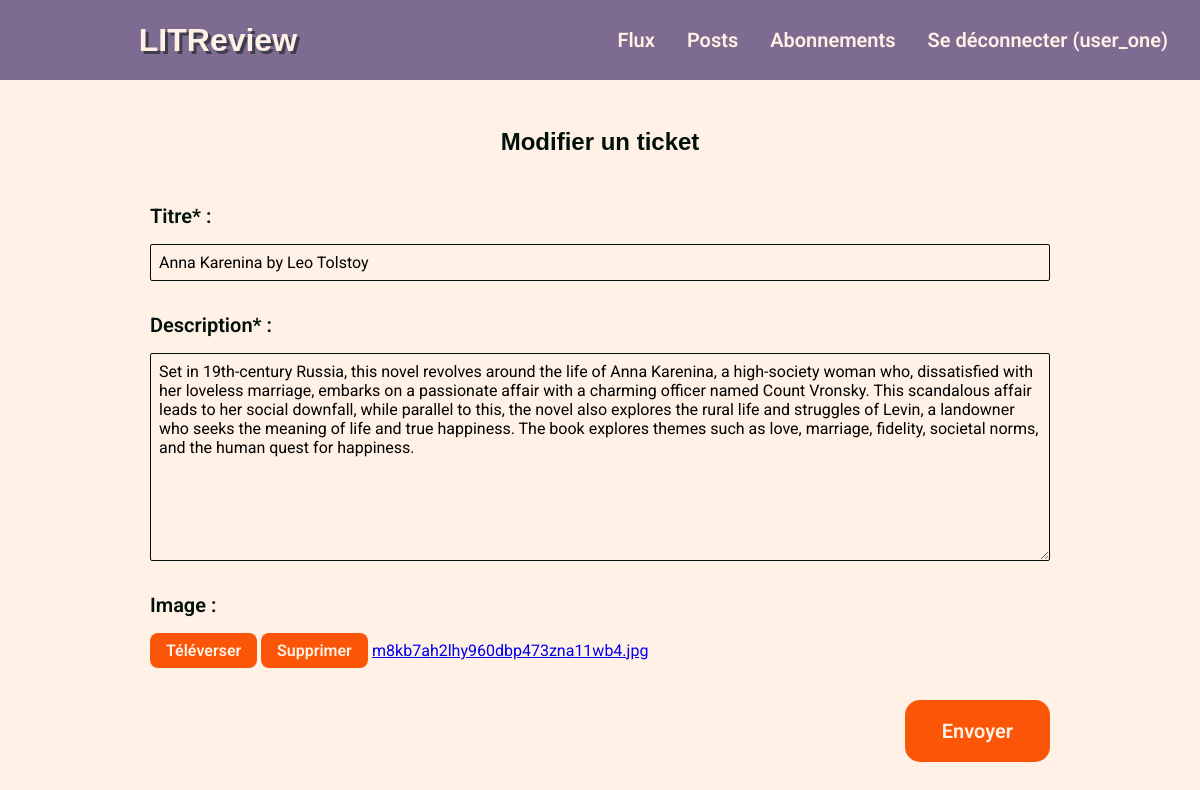
The page /ticket/update/4/ (signed in) on the database its author committed.
### myauth/models.py (models this page shows)
class User(AbstractUser):
    pass

### litrevu/models.py (models this page shows, shortened)
class Ticket(models.Model):
    title = models.CharField(
        max_length=128
    )
    description = models.TextField(
        max_length=2048,
        blank=True
    )
    user = models.ForeignKey(
        settings.AUTH_USER_MODEL,
        on_delete=models.CASCADE
    )
    image = models.ImageField(
        null=True,
        blank=True
    )
    time_created = models.DateTimeField(
        auto_now_add=True
    )

### litrevu/views.py (the view, shortened to what this page needs)
class TicketUpdateView(LoginRequiredMixin, View):
    template_name = 'litrevu/ticket_update.html'
    form_class = forms.TicketForm
    def get(self, request, ticket_id):
        ticket = models.Ticket.objects.get(id=ticket_id)
        form = self.form_class(instance=ticket)
        return render(request, self.template_name,
                      context={'form': form, 'ticket': ticket})

### litrevu/forms.py
class TicketForm(forms.ModelForm):
    class Meta:
        model = models.Ticket
        fields = ['title', 'description', 'image']
        widgets = {'image': widgets.CustomFileInput(
            attrs={'class': 'formTicket__hidden'}
        )}
        labels = {
            'title': 'Titre* ',
            'description': 'Description* ',
            'image': 'Image '
        }
    def __init__(self, *args, **kwargs):
        super().__init__(*args, **kwargs)
        self.fields['title'].widget.attrs.update(
            {'class': 'formTicket__title'}
        )
        self.fields['description'].widget.attrs.update(
            {'class': 'formTicket__description'}
        )

### templates/litrevu/ticket_update.html (shortened to what this page needs)
{%  extends 'base.html' %}
{% load static %}
{% block content %}
    <div class="formTicket">
        <h2 class="formTicket__type">Modifier un ticket</h2>
        <form action ="" method="post" enctype="multipart/form-data" class="formTicket__form">
            {{ form.as_p }}
            <div class="formTicket__action">
                <button type="submit" role="button" class="formTicket__button">Envoyer</button>
            </div>
        </form>
    </div>
{% endblock content %}

### templates/base.html (shortened to what this page needs)
{% load static %}
<!DOCTYPE html>
<html lang="en">
    <head>
        <link rel="stylesheet" href="{% static 'css/style.css' %}">
    </head>
    <body>
        <nav class="navbar">
            <h1 onclick="location.href='{% url 'home' %}'" class="navbar__title">LITReview</h1>
            {% if user.is_authenticated %}
                <ul class="navbar__list">
                    <li class="navbar__li"><a href="{% url 'home' %}" class="navbar__link {% if request.path == '/home/' %}navbar__active{% endif %}">Flux</a></li>
                    <li class="navbar__li"><a href="{% url 'posts' %}" class="navbar__link {% if request.path == '/posts/' %}navbar__active{% endif %} ">Posts</a></li>
                    <li class="navbar__li"><a href="{% url 'follow' %}" class="navbar__link {% if '/subscription/' in request.path %}navbar__active{% endif %} ">Abonnements</a></li>
                    <li class="navbar__li"><a href="{% url 'logout' %}" class="navbar__link">Se déconnecter ({{ request.user.username }})</a></li>
                </ul>
            {% endif %}
        </nav>
        {% block content %}{% endblock content %}
    </body>
</html>

### litrevu/templates/widgets/custom_file_input.html (shortened to what this page needs)
<span>
    <button type="button" class="formTicket__customBlock__upload">
        Téléverser
    </button>
    {% if widget.value %}
        <button type="button" class="formTicket__customBlock__delete">
            Supprimer
        </button>
        <span class="formTicket__customBlock__fileName">
            <a href="{{ widget.value.url }}">
                {{ widget.value.name }}
            </a>
        </span>
    {% else %}
        <span class="formTicket__customBlock__fileName">
            Ajouter une image
        </span>
    {% endif %}
</span>

### mystatic/css/style.css (style rules this page uses)
html { overflow-y: scroll; }
* { margin: 0; padding: 0; box-sizing: border-box; }
body, a, button { font-family: "Roboto", sans-serif; }
body { display: flex; flex-direction: column; width: 100%; align-items: center; justify-content: center; background-color: #FFF1E5; color: #00100B; }
h1, h2, h3, h4, h5, h6 { font-family: "Poppins", sans-serif; }
.navbar { padding: 0 2rem; display: flex; align-items: center; justify-content: space-between; background: #7D6B91; height: 5rem; position: relative; width: 100%; color: #00100B; }
.navbar__title { font-weight: bold; font-size: 32px; line-height: 5rem; color: #FFF1E5; text-shadow: rgba(0, 16, 11, 0.5) 3px 3px; flex-grow: 1; text-align: center; cursor: pointer; }
.navbar__list { display: flex; list-style-type: none; align-items: center; gap: 2rem; flex-grow: 1; justify-content: flex-end; }
.navbar__li { transition: transform 100ms; padding: 2px 0; }
.navbar__link { text-decoration: none; color: #FFF1E5; font-weight: 600; font-size: 20px; }
.formTicket { padding: 3rem 0; display: flex; flex-direction: column; gap: 3rem; width: 75%; }
.formTicket__form { display: flex; flex-direction: column; gap: 2rem; }
.formTicket p { display: flex; flex-direction: column; gap: 1rem; }
.formTicket p label { font-weight: 600; font-size: 20px; }
.formTicket__type { text-align: center; }
.formTicket__title { outline: none; background-color: #FFF1E5; border: solid 1px #00100B; font-size: 16px; padding: 0.5rem; border-radius: 2px; font-family: inherit; }
.formTicket__description { outline: none; background-color: #FFF1E5; border: solid 1px #00100B; font-size: 16px; resize: vertical; padding: 0.5rem; border-radius: 2px; font-family: inherit; }
.formTicket__action { display: flex; }
.formTicket__action button { appearance: none; background-color: #FB5607; border: transparent; border-radius: 15px; color: #FFF1E5; cursor: pointer; display: inline-block; font-size: 20px; font-weight: 600; line-height: normal; margin: 0; min-height: 3rem; min-width: 0; outline: none; padding: 1.2rem 2.3rem; text-align: center; text-decoration: none; transition: all 300ms cubic-bezier(0.23, 1, 0.32, 1); user-select: none; -webkit-user-select: none; touch-action: manipulation; will-change: transform; margin-left: auto; }
.formTicket__customBlock__upload { appearance: none; background-color: #FB5607; border: transparent; border-radius: 15px; color: #FFF1E5; cursor: pointer; display: inline-block; font-size: 20px; font-weight: 600; line-height: normal; margin: 0; min-height: 3rem; min-width: 0; outline: none; padding: 1.2rem 2.3rem; text-align: center; text-decoration: none; transition: all 300ms cubic-bezier(0.23, 1, 0.32, 1); user-select: none; -webkit-user-select: none; touch-action: manipulation; will-change: transform; line-height: 1.2; padding: 0.5rem 1rem; min-height: 0; border-radius: 8px; font-size: 16px; font-weight: 600; }
.formTicket__customBlock__delete { appearance: none; background-color: #FB5607; border: transparent; border-radius: 15px; color: #FFF1E5; cursor: pointer; display: inline-block; font-size: 20px; font-weight: 600; line-height: normal; margin: 0; min-height: 3rem; min-width: 0; outline: none; padding: 1.2rem 2.3rem; text-align: center; text-decoration: none; transition: all 300ms cubic-bezier(0.23, 1, 0.32, 1); user-select: none; -webkit-user-select: none; touch-action: manipulation; will-change: transform; line-height: 1.2; padding: 0.5rem 1rem; min-height: 0; border-radius: 8px; font-size: 16px; font-weight: 600; }

### rows shown on the page
User: user.username "user_one"
Ticket: title "Anna Karenina by Leo Tolstoy", description "Set in 19th-century Russia, this novel revolves around the life of Anna Karenina, a high-society woman who, dissatisfied with her loveless marriage, embarks on a passionate affair with a charming officer named Count Vronsky. This scandalous affair leads to her social downfall, while parallel to this, the novel also explores the rural life and struggles of Levin, a landowner who seeks the meaning of life and true happiness. The book explores themes such as love, marriage, fidelity, societal norms, and the human quest for happiness.", value.name "m8kb7ah2lhy960dbp473zna11wb4.jpg"
